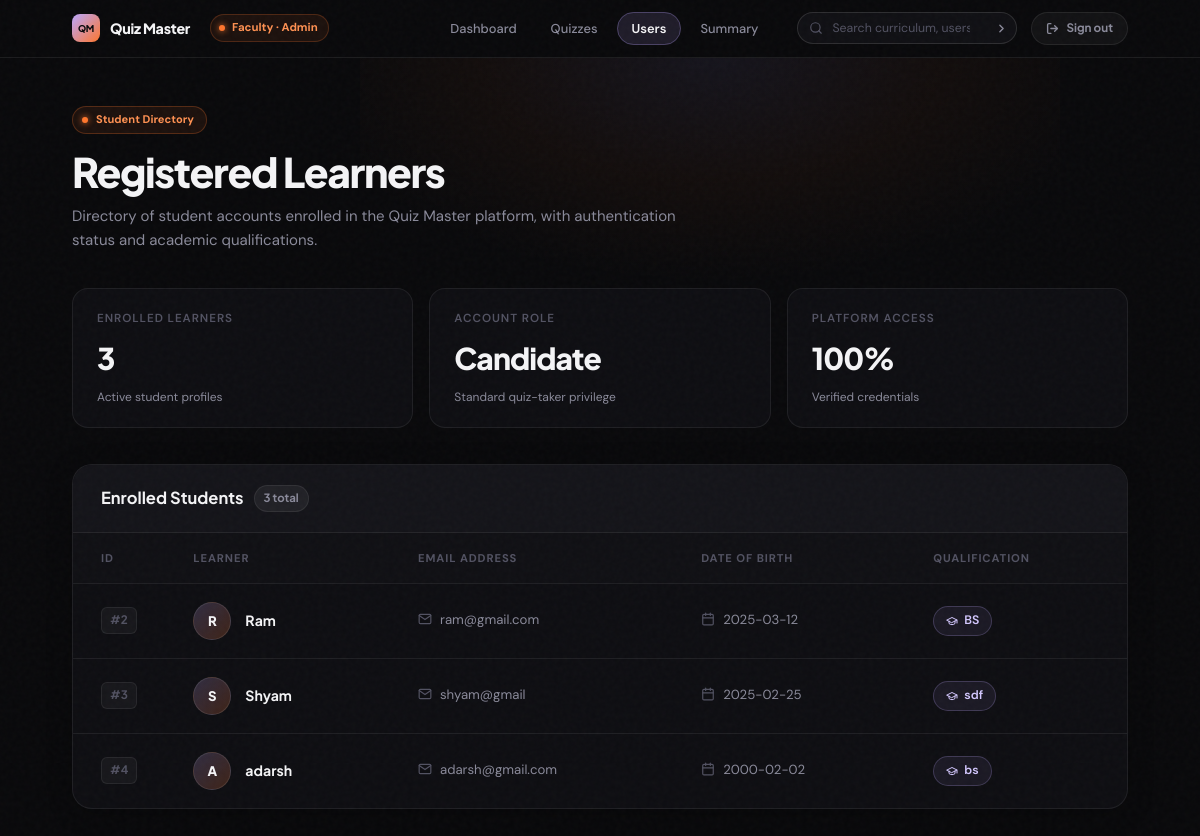
The page /admin/users/Admin (signed in) on the database its author committed.
### models/models.py (models this page shows)
class user_info(db.Model):
    __tablename__ = 'user_info'
    id = db.Column(db.Integer, primary_key=True)
    name = db.Column(db.String, nullable=False)
    email = db.Column(db.String, nullable=False)
    password = db.Column(db.String, nullable=False)
    qualification = db.Column(db.String, nullable=False)
    dob = db.Column(db.String, nullable=False)
    role = db.Column(db.Integer, default=1)

### controllers/controllers.py (the view)
@app.route("/admin/users/<name>", methods=["GET", "POST"])
@login_required
def user_detail(name):
    users = user_info.query.filter_by(role=1).all()
    return render_template("users.html", name=name, users=users)

### controllers/controllers.py (called while the page is built)
def login_required(f):
    @wraps(f)
    def decorated_function(*args, **kwargs):
        if "user_id" not in session:
            return redirect(url_for("login"))
        return f(*args, **kwargs)
    return decorated_function

### templates/users.html (shortened to what this page needs)
<!DOCTYPE html>
<html lang="en">
<head>
</head>
<body>
  {% include 'admin_nav.html' %}
  <main class="admin-page">
    <div class="admin-content">
      <header class="admin-header">
        <div class="admin-badge">
          <span class="badge-pip" aria-hidden="true"></span>
          <span>Student Directory</span>
        </div>
        <h1 class="admin-title">Registered Learners</h1>
        <p class="admin-sub">
          Directory of student accounts enrolled in the Quiz Master platform, with authentication status and academic qualifications.
        </p>
      </header>
      <section class="metrics-strip">
        <div class="metric-card">
          <span class="metric-label">Enrolled Learners</span>
          <span class="metric-val">{{ users|length if users else 0 }}</span>
          <span class="metric-meta">Active student profiles</span>
        </div>
        <div class="metric-card">
          <span class="metric-label">Account Role</span>
          <span class="metric-val">Candidate</span>
          <span class="metric-meta">Standard quiz-taker privilege</span>
        </div>
        <div class="metric-card">
          <span class="metric-label">Platform Access</span>
          <span class="metric-val">100%</span>
          <span class="metric-meta">Verified credentials</span>
        </div>
      </section>
      <div class="table-container">
        <div class="table-header-bar">
          <div class="table-header-title">
            <span>Enrolled Students</span>
            <span class="users-count-chip">{{ users|length if users else 0 }} total</span>
          </div>
        </div>
        {% if users %}
        <div class="table-wrap">
          <table class="qm-table">
            <thead>
              <tr>
                <th style="width:70px">ID</th>
                <th>Learner</th>
                <th>Email Address</th>
                <th>Date of Birth</th>
                <th>Qualification</th>
              </tr>
            </thead>
            <tbody>
              {% for user in users %}
              <tr>
                <td>
                  <span class="user-id-pill">#{{ user.id }}</span>
                </td>
                <td>
                  <div class="user-profile-cell">
                    <div class="user-avatar" aria-hidden="true">
                      {{ user.name[:1]|upper if user.name else 'U' }}
                    </div>
                    <span class="user-name-text">{{ user.name }}</span>
                  </div>
                </td>
                <td>
                  <span class="user-email-text">
                    <svg width="14" height="14" viewBox="0 0 24 24" fill="none" stroke="currentColor" stroke-width="2" stroke-linecap="round" stroke-linejoin="round"><path d="M4 4h16c1.1 0 2 .9 2 2v12c0 1.1-.9 2-2 2H4c-1.1 0-2-.9-2-2V6c0-1.1.9-2 2-2z"/><polyline points="22,6 12,13 2,6"/></svg>
                    {{ user.email }}
                  </span>
                </td>
                <td>
                  <span class="user-dob-text">
                    <svg width="14" height="14" viewBox="0 0 24 24" fill="none" stroke="currentColor" stroke-width="2" stroke-linecap="round" stroke-linejoin="round"><rect x="3" y="4" width="18" height="18" rx="2" ry="2"/><line x1="16" y1="2" x2="16" y2="6"/><line x1="8" y1="2" x2="8" y2="6"/><line x1="3" y1="10" x2="21" y2="10"/></svg>
                    {{ user.dob }}
                  </span>
                </td>
                <td>
                  <span class="qual-chip">
                    <svg width="12" height="12" viewBox="0 0 24 24" fill="none" stroke="currentColor" stroke-width="2" stroke-linecap="round" stroke-linejoin="round"><path d="M22 10v6M2 10l10-5 10 5-10 5z"/><path d="M6 12v5c3 3 9 3 12 0v-5"/></svg>
                    {{ user.qualification }}
                  </span>
                </td>
              </tr>
              {% endfor %}
            </tbody>
          </table>
        </div>
        {% endif %}
      </div>
    </div>
  </main>
</body>
</html>

### rows shown on the page
user_info: id "2", name "R", name "Ram", email "ram@gmail.com", dob "2025-03-12", qualification "BS"
user_info: id "3", name "S", name "Shyam", email "shyam@gmail", dob "2025-02-25", qualification "sdf"
user_info: id "4", name "A", name "adarsh", email "adarsh@gmail.com", dob "2000-02-02", qualification "bs"

### other values the page prints
{{ name }} "Admin"
{{ users|length if users else 0 }} "3"
